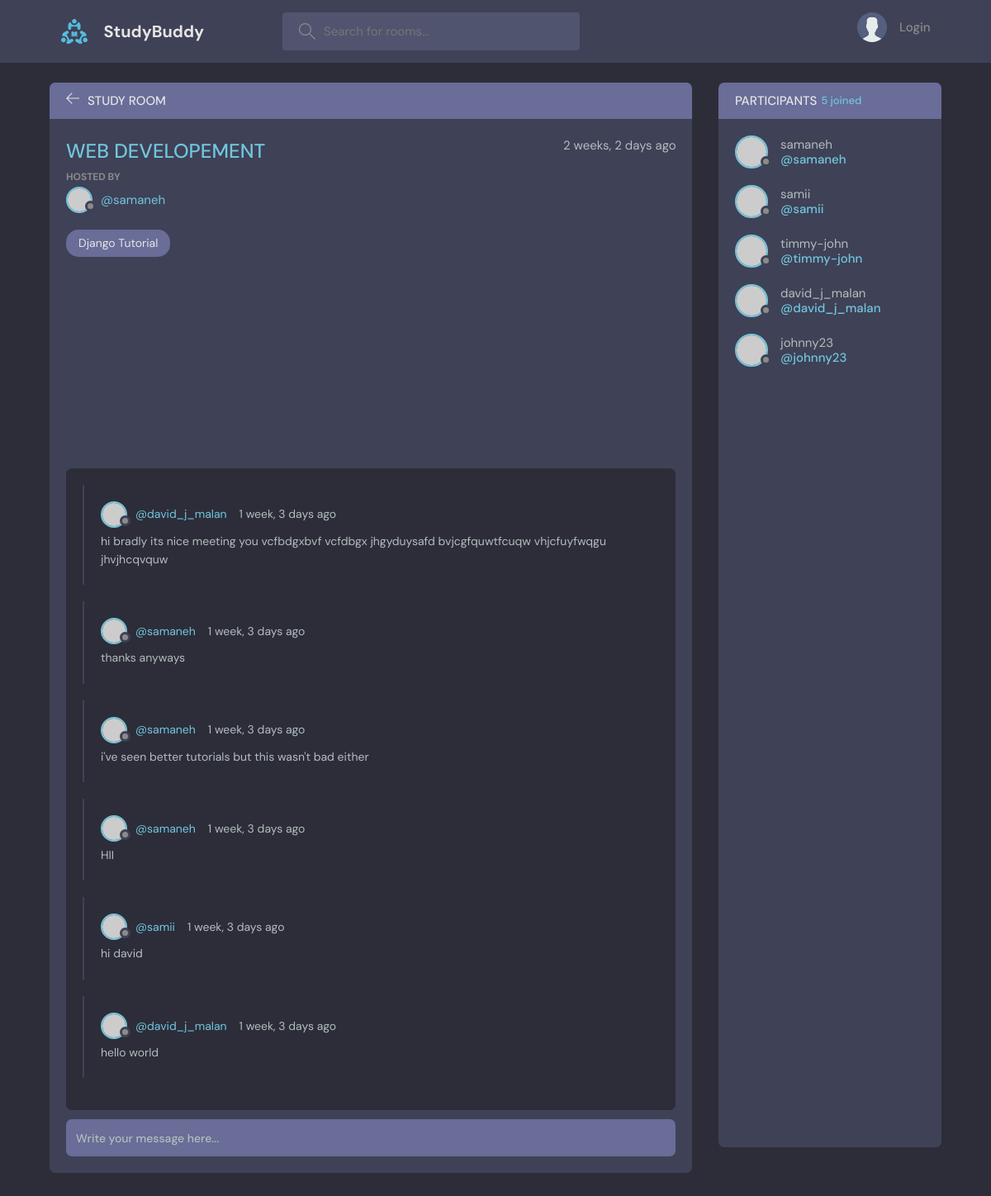
Page /room/2/ on the committed database.
### base/models.py (models this page shows, shortened)
class Room(models.Model):
    host=models.ForeignKey(User, on_delete=models.SET_NULL, null=True)
    topic=models.ForeignKey(Topic, on_delete=models.SET_NULL, null=True)
    name=models.CharField(max_length=50)
    description=models.TextField(null=True, blank=True)
    participants=models.ManyToManyField(User, related_name="participants", blank=True)
    updated=models.DateTimeField(auto_now=True)
    created=models.DateTimeField(auto_now_add=True)
    class Meta:
        ordering=['-updated', '-created']

class Topic(models.Model):
    name=models.CharField(max_length=80)
    def __str__(self):
        return self.name

class Message(models.Model):
    user=models.ForeignKey(User, on_delete=models.CASCADE)
    room=models.ForeignKey(Room, on_delete=models.CASCADE)
    body=models.TextField()
    updated=models.DateTimeField(auto_now=True)
    created=models.DateTimeField(auto_now_add=True)

### base/views.py (the view, shortened to what this page needs)
# urls.py: path("room/<str:pk>/", views.room, name="room"),
def room(request,pk):
    room=Room.objects.get(id=pk)
    room_messages=room.message_set.all().order_by("-created")
    participants=room.participants.all()
    return render(request, "base/room.html",{
        "room":room,
        "room_messages":room_messages,
        "participants":participants
    })

### base/templates/base/room.html (shortened to what this page needs)
{% extends 'main.html' %}
{% block content %}
<main class="profile-page layout layout--2">
  <div class="container">
    <div class="room">
      <div class="room__top">
        <div class="room__topLeft">
          <a href="{% url 'home' %}">
            <svg version="1.1" xmlns="http://www.w3.org/2000/svg" width="32" height="32" viewBox="0 0 32 32">
              <title>arrow-left</title>
              <path
                d="M13.723 2.286l-13.723 13.714 13.719 13.714 1.616-1.611-10.96-10.96h27.625v-2.286h-27.625l10.965-10.965-1.616-1.607z">
              </path>
            </svg>
          </a>
          <h3>Study Room</h3>
        </div>
      </div>
      <div class="room__box scroll">
        <div class="room__header scroll">
          <div class="room__info">
            <h3>{{room.name}}</h3>
            <span>{{room.created|timesince}} ago</span>
          </div>
          <div class="room__hosted">
            <p>Hosted By</p>
            <a href="#" class="room__author">
              <div class="avatar avatar--small">
                <img src="https://randomuser.me/api/portraits/men/37.jpg" />
              </div>
              <span>@{{room.host.username}}</span>
            </a>
          </div>
          <span class="room__topics">{{room.topic}}</span>
        </div>
        <div class="room__conversation">
          <div class="threads scroll">
            {% for message in room_messages %}
            <div class="thread">
              <div class="thread__top">
                <div class="thread__author">
                  <a href="{% url 'profile' message.user.id %}" class="thread__authorInfo">
                    <div class="avatar avatar--small">
                      <img src="https://randomuser.me/api/portraits/men/37.jpg" />
                    </div>
                    <span>@{{message.user}}</span>
                  </a>
                  <span class="thread__date">{{message.created|timesince}} ago</span>
                </div>
              </div>
              <div class="thread__details">
                {{message.body}}
              </div>
            </div>
            {% endfor %}
          </div>
        </div>
      </div>
      <div class="room__message">
        <form action="#" method="POST">
          <input name="body" placeholder="Write your message here..." />
        </form>
      </div>
    </div>
    <div class="participants">
      <h3 class="participants__top">Participants <span>{{participants.count}} joined</span></h3>
      <div class="participants__list scroll">
        {% for user in participants %}
        <a href="{% url 'profile' user.id %}" class="participant">
          <div class="avatar avatar--medium">
            <img src="https://randomuser.me/api/portraits/men/37.jpg" />
          </div>
          <p>
            {{user.username}}
            <span>@{{user.username}}</span>
          </p>
        </a>
        {% endfor %}
      </div>
    </div>
  </div>
</main>
{% endblock content %}

### rows in the picture
Room: name "WEB DEVELOPEMENT", created "2 weeks, 2 days", host.username "samaneh", topic "Django Tutorial"
Message: user "david_j_malan", created "1 week, 3 days", body "hi bradly its nice meeting you vcfbdgxbvf vcfdbgx jhgyduysafd bvjcgfquwtfcuqw vhjcfuyfwqgu jhvjhcqvquw"
Message: user "samaneh", created "1 week, 3 days", body "thanks anyways"
Message: user "samaneh", created "1 week, 3 days", body "i've seen better tutorials but this wasn't bad either"
Message: user "samaneh", created "1 week, 3 days", body "HII"
Message: user "samii", created "1 week, 3 days", body "hi david"
Message: user "david_j_malan", created "1 week, 3 days", body "hello world"

### other values in the picture
{{ participants.count }} "5"
{{ user.username }} "samaneh"
{{ user.username }} "samii"
{{ user.username }} "timmy-john"
{{ user.username }} "david_j_malan"
{{ user.username }} "johnny23"
